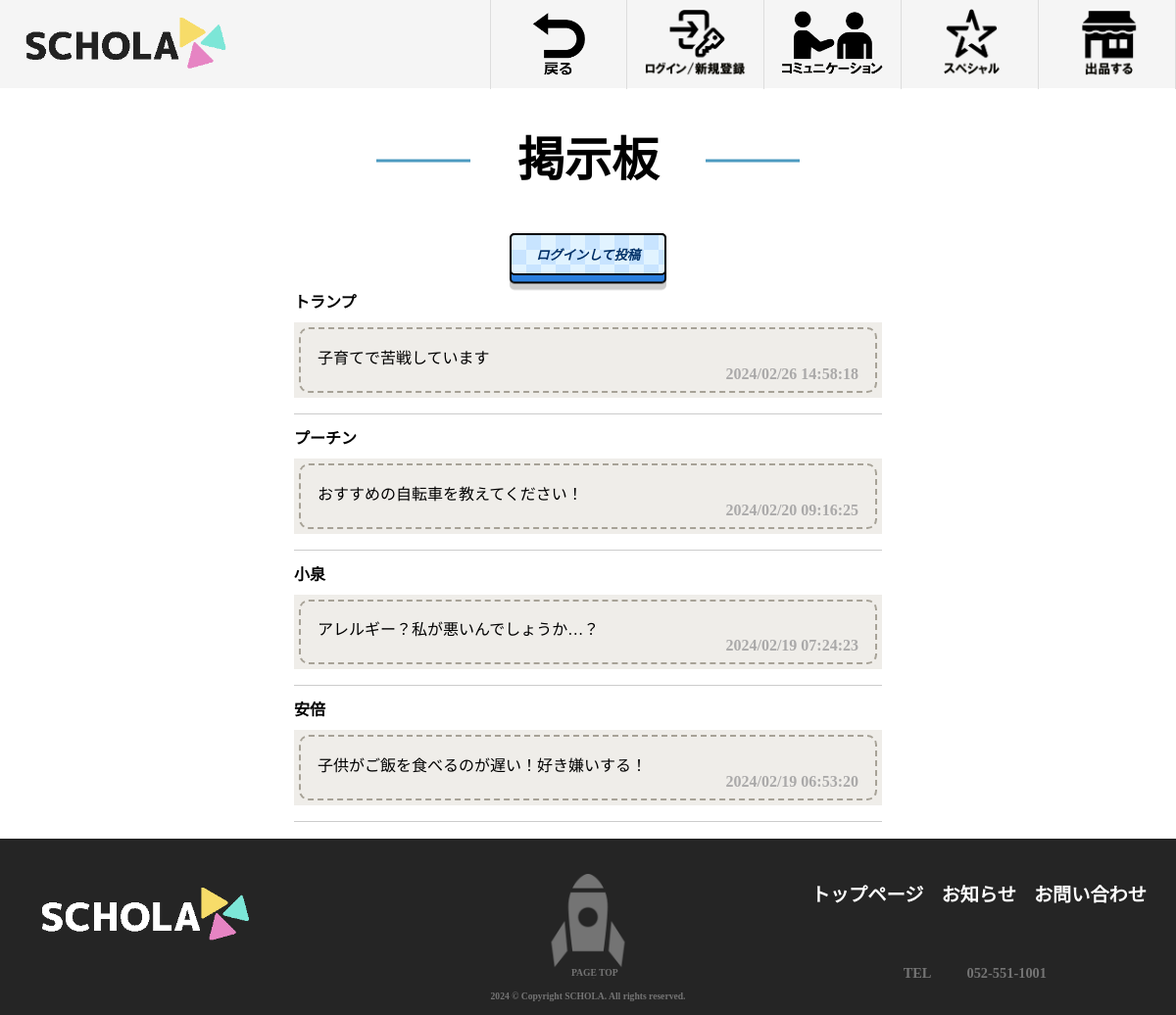
/communication/board, run on the app's committed database.
### apps/communication/models.py (models this page shows)
class Board(db.Model):
    __tablename__ = 'board'
    id = db.Column(db.Integer, primary_key=True)
    user_id = db.Column(db.Integer, db.ForeignKey('users.id'), nullable=False)
    title = db.Column(db.String(50), nullable=False)
    body = db.Column(db.Text)
    board_activate = db.Column(db.Boolean, default=True)
    created_at = db.Column(db.DateTime, default=datetime.now)
    user = db.relationship("User", back_populates="boards", lazy=True)
    comments = db.relationship("Comment", back_populates="board", lazy=True)

### apps/mypage/models.py (models this page shows, shortened)
class User(db.Model, UserMixin):
    __tablename__ = "users"
    id = db.Column(db.Integer, primary_key=True)
    username = db.Column(db.String(50), index=True)
    email = db.Column(db.String(50), unique=True, index=True)
    password_hash = db.Column(db.String(20))
    tel = db.Column(db.String(20), nullable=True)
    postcode = db.Column(db.String(8), nullable=True)
    address = db.Column(db.String(50), nullable=True)
    building_name_number = db.Column(db.String(50), nullable=True)
    face_image_path = db.Column(db.String(50), nullable=True)
    user_activate = db.Column(db.Boolean, default=True)
    created_at = db.Column(db.DateTime, default=datetime.now)
    updated_at = db.Column(db.DateTime, default=datetime.now, onupdate=datetime.now)
    blogs = db.relationship("Blog", back_populates="user", lazy=True)
    followers = db.relationship('Follow', foreign_keys=[Follow.follower_id], backref='follower', lazy='dynamic')
    followees = db.relationship('Follow', foreign_keys=[Follow.followee_id], backref='followee', lazy='dynamic')
    boards = db.relationship("Board", back_populates="user", lazy=True)
    comments = db.relationship("Comment", back_populates="user", lazy=True)
    send_chat = db.relationship("Chat", foreign_keys='Chat.sender_id', backref='sender', lazy=True)
    receive_chat = db.relationship("Chat", foreign_keys='Chat.receiver_id', backref='receiver', lazy=True)
    user_payments = db.relationship("UserPayment", back_populates="user", lazy=True)
    @property
    def password(self):
        raise AttributeError("読み取り不可")

### apps/communication/views.py (the view)
@communication.route('/board')
def board():
    boards = db.session.query(Board, User).join(User).filter(Board.board_activate == True).order_by(Board.created_at.desc()).all()
    form = BoardForm()
    if current_user.is_authenticated:
        return render_template('/board.html', boards=boards, form=form)
    else:
        form.submit.render_kw = {'disabled': 'disabled'}
        form.submit.label.text = '投稿にはログインが必要です'
        return render_template('/board.html', boards=boards, form=form)

### apps/communication/templates/board.html (shortened to what this page needs)
{% extends "item/base.html" %}
{% block css %}
<link rel="stylesheet" href="{{ url_for('static', filename='css/style_item.css') }}" />
<link rel="stylesheet" href="{{ url_for('communication.static', filename='/css/style.css' ) }}" />
{% endblock %}
{% block content %}
<div class="boardbody">
  <h2 class="board-tit">掲示板</h2>
  <div class="center">
    {% if current_user.is_authenticated %}
    <div class="labelWrap">
      <label for="trigger"><i>投稿する</i></label>
    </div>
    {% else %}
    <div class="buttonWrap2">
      <a href="{{ url_for('auth.signup') }}"><button><i>ログインして投稿</i></button></a>
    </div>
    {% endif %}
  </div>
  {% if boards %}
  <div>
    {% for board in boards %}
      <h4>
        {{ board.User.username }}
      </h4>
      <div class="box3-3">
        <a href="{{ url_for('communication.board_detail',board_id=board.Board.id) }}">
          <p>{{ board.Board.title }}</p>
        </a>
        <h4 class="board-day">
          {{ board.Board.created_at.strftime('%Y/%m/%d %H:%M:%S') }}
        </h4>
      </div><hr>
    {% endfor %}
  </div>
  {% else %}
    <p>まだ投稿がありません</p>
  {% endif %}
</div>
  {% endblock  %}

### apps/item/templates/item/base.html (shortened to what this page needs)
<!DOCTYPE html>
<html lang="ja">
  <head>
    <link
      rel="stylesheet"
      href="{{ url_for('static', filename='css/reset.css') }}"
    />
    <link
      rel="stylesheet"
      href="{{ url_for('static', filename='css/g-navi.css') }}"
    />
    <link
      rel="stylesheet"
      href="{{ url_for('communication.static', filename='/css/thumb.css' ) }}"
    />
    {% block css %}{% endblock %}
  </head>
  <body>
    <header>
      <a class="navbar-brand" href="{{ url_for('items.index') }}">
        <img
          src="{{ url_for('static',filename='image/logo2.png') }}"
          alt="ロゴ"
        />
      </a>
      <nav class="grandnav">
        <ul class="menu">
          <li class="{% if hide_button %}hidden-button{% endif %}">
            <button
              class="{% if hide_button %}hidden-button{% endif %} go-back"
              onclick="goBack()"
            >
              <img
                class="{% if hide_button %}hidden-button{% endif %}"
                src="{{ url_for('static',filename='image/go_back.png') }}"
                alt="戻る"
              />
            </button>
          </li>
          {% if current_user.is_authenticated %} {% else %}
          <li>
            <a href="{{ url_for('auth.signup') }}">
              <img
                src="{{ url_for('static',filename='image/login.png') }}"
                alt="ログイン/新規登録"
              />
            </a>
          </li>
          {% endif %}
          <li class="nav-item">
            <a href="#">
              <img
                src="{{ url_for('static',filename='image/communication.png') }}"
                alt="コミュニケーション"
              />
            </a>
          </li>
          <li class="nav-item">
            <a href="#">
              <img
                src="{{ url_for('static',filename='image/special.png') }}"
                alt="スペシャル"
              />
            </a>
          </li>
          <li>
            <a href="{{ url_for('items.item_sell') }}">
              <img
                src="{{ url_for('static',filename='image/sell.png') }}"
                alt="出品"
              />
            </a>
          </li>
        </ul>
      </nav>
    </header>
    <div class="space"></div>
    <section class="">{% block content %} {% endblock %}</section>
    <footer class="g-footer">
      <div class="f-wrap">
        <div class="f-logo">
          <a
            ><img
              src="{{ url_for('static',filename='image/wlogo2.png') }}" /><img
          /></a>
        </div>
        <p id="page-top">
          <a href="#"><span>Page Top</span></a>
        </p>
        <nav class="f-nav">
          <ul class="f-ul">
            <li>
              <a href="{{ url_for('items.index') }}">トップページ</a>
            </li>
            <li>
              <a href="{{ url_for('support.topics') }}">お知らせ</a>
            </li>
            <li>
              <a href="{{ url_for('support.contact') }}">お問い合わせ</a>
            </li>
          </ul>
          <div class="nav-wrap">
            <ul class="wrap-tel">
              <li>TEL</li>
              <li>052-551-1001</li>
            </ul>
          </div>
        </nav>
      </div>
      <p class="f-copy">2024 &copy; Copyright SCHOLA. All rights reserved.</p>
    </footer>
  </body>
</html>

### apps/static/css/g-navi.css (style rules this page uses)
body { min-height: 100vh; position: relative; padding-bottom: 15vw; word-break: break-all; width: 100%; }
header { background-color: #f5f5f5; padding: 10px 0px 10px 20px; display: flex; justify-content: space-between; align-items: center; position: fixed; width: 100%; height: 90px; z-index: 1000; background-color: #f5f5f5; }
.navbar-brand img { height: 70px; }
.grandnav ul { list-style: none; display: flex; margin: 0; padding: 0; }
.grandnav ul li { margin-right: 30px; margin: 0px 0; width: 140px; text-align: center; border-right: 0.5px solid #ddd; transition: 0.3s; }
.grandnav ul li:first-child { border-left: 0.5px solid #ddd; }
.grandnav ul li:last-child { margin-right: 0px; }
.grandnav ul li a { text-decoration: none; color: #333; transition: color 0.3s ease; text-align: center; font-weight: bold; display: block; height: 100%; }
.grandnav ul li img { height: 70px; margin: 10px 0 10px 0; }
.nav-item { position: relative; }
.g-footer { overflow: hidden; display: block; background-color: #252525; transition: background-color 0.5s ease; position: absolute; bottom: 0; width: 100%; }
.f-wrap { position: relative; height: 15vw; padding: 3vw 0 2vw 0; }
.f-logo { position: absolute; top: 2vw; left: 3vw; width: 19vw; height: 9vw; color: #fff; }
.f-logo a img { object-fit: contain; position: absolute; width: 100%; height: 100%; transition: opacity 0.5s ease-in-out; }
.f-ul { position: absolute; top: 4vw; right: 1vw; font-size: 1.6vw; color: #fff; font-weight: 900; display: flex; transition: color 0.5s ease; }
.f-ul li { cursor: pointer; margin-right: 1.5vw; }
.f-ul li a { text-decoration: none; color: inherit; }
.f-copy { font-weight: 900; font-size: 0.8vw; color: #747474; }
.wrap-tel { position: absolute; bottom: 3vw; right: 8vw; display: flex; margin-top: 2vw; }
.wrap-tel li { font-weight: 900; font-size: 1.2vw; margin-right: 3vw; color: #747474; }
#page-top { position: relative; text-align: center; overflow: hidden; }
#page-top a { display: block; margin: 0 auto; width: 11vw; height: 10vw; text-align: center; text-transform: uppercase; text-decoration: none; background-image: url("../image/rocket1.png"); background-size: contain; background-position: center center; }
#page-top span { text-decoration: underline; text-decoration: none; color: #747474; font-weight: 900; text-align: center; position: absolute; bottom: 1.2vw; font-size: 0.8vw; right: 47.45vw; }
.f-copy { margin: 0 auto; text-align: center; margin-top: -2%; padding-bottom: 1.2%; }
.go-back { border-width: 0px; cursor: pointer; background: transparent; }

### apps/static/css/style_item.css (style rules this page uses)
footer { color: #ff0000; }
.navbar-brand { color: #ff0000; }
.space { height: 90px; }

### data on the page
Board: User.username "トランプ", Board "子育てで苦戦しています", Board.created_at "2024/02/26 14:58:18"
Board: User.username "プーチン", Board "おすすめの自転車を教えてください！", Board.created_at "2024/02/20 09:16:25"
Board: User.username "小泉", Board "アレルギー？私が悪いんでしょうか…？", Board.created_at "2024/02/19 07:24:23"
Board: User.username "安倍", Board "子供がご飯を食べるのが遅い！好き嫌いする！", Board.created_at "2024/02/19 06:53:20"
